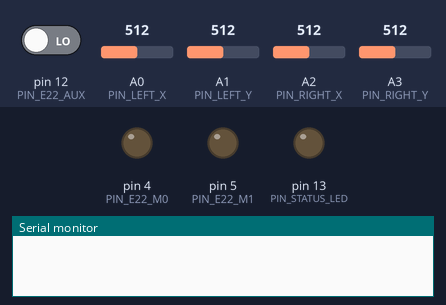
Bench run of a sketch on a simulated Arduino Nano, built with avr-gcc and run on an emulated ATmega328P. On the bench: output pins drawn as LEDs (lit = HIGH), the last lines printed to the serial monitor. Dashed ring = blinking. Inputs (shaded band) come from the test bench; at power-on: pin 12 (PIN_E22_AUX) LOW, A0 (PIN_LEFT_X) = 512, A1 (PIN_LEFT_Y) = 512, A2 (PIN_RIGHT_X) = 512, A3 (PIN_RIGHT_Y) = 512.

Above: at 0.1 s.
At 1.3 s:
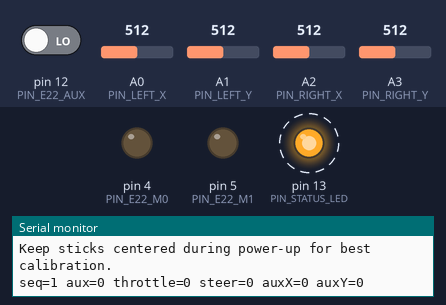
Timing chart, 0 to 4.2 s (numbered marks = the images above):
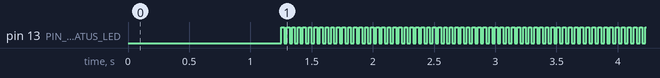

The sketch:

ArduinoNano_EWM22_LoRa_HandController.ino
```cpp
#include <SoftwareSerial.h>

// Arduino Nano wiring summary
// D4  -> E22 M0
// D5  -> E22 M1
// D10 <- E22 TXD
// D11 -> divider / level shifter -> E22 RXD
// D12 <- E22 AUX (optional monitor only)
// A0  <- left joystick X
// A1  <- left joystick Y
// A2  <- right joystick X
// A3  <- right joystick Y
// 5V  -> joystick VCC
// GND -> joystick GND + E22 GND + external supply GND
//
// If your E22 is a 22dBm module, VCC may use a stable 5V rail.
// If your E22 is a 30dBm module, use an external high-current 5V supply.
// Never connect Nano 5V TX directly to E22 RXD.

namespace
{
constexpr uint8_t PIN_E22_RX = 10;
constexpr uint8_t PIN_E22_TX = 11;
constexpr uint8_t PIN_E22_M0 = 4;
constexpr uint8_t PIN_E22_M1 = 5;
constexpr uint8_t PIN_E22_AUX = 12;
constexpr uint8_t PIN_STATUS_LED = LED_BUILTIN;

constexpr uint8_t PIN_LEFT_X = A0;
constexpr uint8_t PIN_LEFT_Y = A1;
constexpr uint8_t PIN_RIGHT_X = A2;
constexpr uint8_t PIN_RIGHT_Y = A3;

constexpr long USB_BAUD = 115200L;
constexpr long E22_BAUD = 9600L;
constexpr uint32_t FRAME_PERIOD_MS = 20U;
constexpr int16_t AXIS_LIMIT = 1000;
constexpr int16_t DEAD_BAND = 35;
constexpr uint8_t CALIBRATION_SAMPLES = 64;

enum RadioMode
{
  RADIO_MODE_TRANSPARENT = 0,
  RADIO_MODE_WOR = 1,
  RADIO_MODE_CONFIG = 2,
  RADIO_MODE_SLEEP = 3,
};

struct AxisCalibration
{
  int16_t center;
  int16_t minValue;
  int16_t maxValue;
};

struct RadioFrame
{
  uint32_t sequence;
  int16_t throttle;
  int16_t steer;
  int16_t auxX;
  int16_t auxY;
  uint16_t buttons;
};

SoftwareSerial radioSerial(PIN_E22_RX, PIN_E22_TX);

AxisCalibration leftXCal = {512, 0, 1023};
AxisCalibration leftYCal = {512, 0, 1023};
AxisCalibration rightXCal = {512, 0, 1023};
AxisCalibration rightYCal = {512, 0, 1023};

RadioFrame lastFrame = {0U, 0, 0, 0, 0, 0U};

uint32_t lastFrameTickMs = 0U;
uint32_t lastDebugTickMs = 0U;

int16_t clampInt16(int32_t value, int16_t minValue, int16_t maxValue)
{
  if (value < minValue)
  {
    return minValue;
  }

  if (value > maxValue)
  {
    return maxValue;
  }

  return static_cast<int16_t>(value);
}

void setRadioMode(RadioMode mode)
{
  switch (mode)
  {
    case RADIO_MODE_TRANSPARENT:
      digitalWrite(PIN_E22_M1, LOW);
      digitalWrite(PIN_E22_M0, LOW);
      break;

    case RADIO_MODE_WOR:
      digitalWrite(PIN_E22_M1, LOW);
      digitalWrite(PIN_E22_M0, HIGH);
      break;

    case RADIO_MODE_CONFIG:
      digitalWrite(PIN_E22_M1, HIGH);
      digitalWrite(PIN_E22_M0, LOW);
      break;

    case RADIO_MODE_SLEEP:
    default:
      digitalWrite(PIN_E22_M1, HIGH);
      digitalWrite(PIN_E22_M0, HIGH);
      break;
  }

  delay(20);
}

int16_t normalizeAxis(uint8_t pin, const AxisCalibration &calibration, bool invertAxis)
{
  int16_t raw = analogRead(pin);
  int32_t delta = static_cast<int32_t>(raw) - calibration.center;
  int32_t span = 0;
  int32_t scaled = 0;

  if (abs(delta) <= DEAD_BAND)
  {
    return 0;
  }

  if (delta > 0)
  {
    span = calibration.maxValue - calibration.center;
  }
  else
  {
    span = calibration.center - calibration.minValue;
  }

  if (span < 1)
  {
    span = 1;
  }

  scaled = (delta * AXIS_LIMIT) / span;
  scaled = clampInt16(scaled, -AXIS_LIMIT, AXIS_LIMIT);

  if (invertAxis)
  {
    scaled = -scaled;
  }

  return static_cast<int16_t>(scaled);
}

uint8_t computeXorChecksum(const char *text)
{
  uint8_t checksum = 0U;

  while (*text != '\0')
  {
    checksum ^= static_cast<uint8_t>(*text);
    ++text;
  }

  return checksum;
}

void calibrateAxis(uint8_t pin, AxisCalibration &calibration)
{
  int32_t sum = 0;

  for (uint8_t index = 0; index < CALIBRATION_SAMPLES; ++index)
  {
    sum += analogRead(pin);
    delay(4);
  }

  calibration.center = static_cast<int16_t>(sum / CALIBRATION_SAMPLES);
}

void calibrateAllAxes()
{
  calibrateAxis(PIN_LEFT_X, leftXCal);
  calibrateAxis(PIN_LEFT_Y, leftYCal);
  calibrateAxis(PIN_RIGHT_X, rightXCal);
  calibrateAxis(PIN_RIGHT_Y, rightYCal);
}

RadioFrame sampleFrame()
{
  RadioFrame frame = {};

  frame.sequence = lastFrame.sequence + 1U;
  frame.throttle = normalizeAxis(PIN_LEFT_Y, leftYCal, true);
  frame.steer = normalizeAxis(PIN_RIGHT_X, rightXCal, false);
  frame.auxX = normalizeAxis(PIN_LEFT_X, leftXCal, false);
  frame.auxY = normalizeAxis(PIN_RIGHT_Y, rightYCal, true);
  frame.buttons = 0U;
  return frame;
}

void sendFrame(const RadioFrame &frame)
{
  char body[64];
  char packet[72];
  uint8_t checksum = 0U;

  snprintf(body,
           sizeof(body),
           "RC,%lu,%d,%d,%d,%d,%u",
           static_cast<unsigned long>(frame.sequence),
           static_cast<int>(frame.throttle),
           static_cast<int>(frame.steer),
           static_cast<int>(frame.auxX),
           static_cast<int>(frame.auxY),
           static_cast<unsigned int>(frame.buttons));

  checksum = computeXorChecksum(body);
  snprintf(packet, sizeof(packet), "$%s*%02X\r\n", body, checksum);
  radioSerial.print(packet);
}

void printDebug(const RadioFrame &frame)
{
  Serial.print(F("seq="));
  Serial.print(frame.sequence);
  Serial.print(F(" aux="));
  Serial.print(digitalRead(PIN_E22_AUX));
  Serial.print(F(" throttle="));
  Serial.print(frame.throttle);
  Serial.print(F(" steer="));
  Serial.print(frame.steer);
  Serial.print(F(" auxX="));
  Serial.print(frame.auxX);
  Serial.print(F(" auxY="));
  Serial.println(frame.auxY);
}
}  // namespace

void setup()
{
  pinMode(PIN_STATUS_LED, OUTPUT);
  digitalWrite(PIN_STATUS_LED, LOW);
  pinMode(PIN_E22_M0, OUTPUT);
  pinMode(PIN_E22_M1, OUTPUT);
  pinMode(PIN_E22_AUX, INPUT);

  analogReference(DEFAULT);

  Serial.begin(USB_BAUD);
  radioSerial.begin(E22_BAUD);
  setRadioMode(RADIO_MODE_TRANSPARENT);

  delay(150);
  calibrateAllAxes();

  Serial.println(F("Arduino Nano E22-T LoRa hand controller ready."));
  Serial.println(F("Radio mode is forced to transparent mode: M1=0, M0=0."));
  Serial.println(F("Keep sticks centered during power-up for best calibration."));
}

void loop()
{
  uint32_t now = millis();

  if ((now - lastFrameTickMs) >= FRAME_PERIOD_MS)
  {
    lastFrameTickMs = now;
    lastFrame = sampleFrame();
    sendFrame(lastFrame);
    digitalWrite(PIN_STATUS_LED, !digitalRead(PIN_STATUS_LED));
  }

  if ((now - lastDebugTickMs) >= 200U)
  {
    lastDebugTickMs = now;
    printDebug(lastFrame);
  }
}
```

Measured:
- by itself, pin 13 (PIN_STATUS_LED): alternates HIGH for 0.03 s and LOW for 0.03 s
